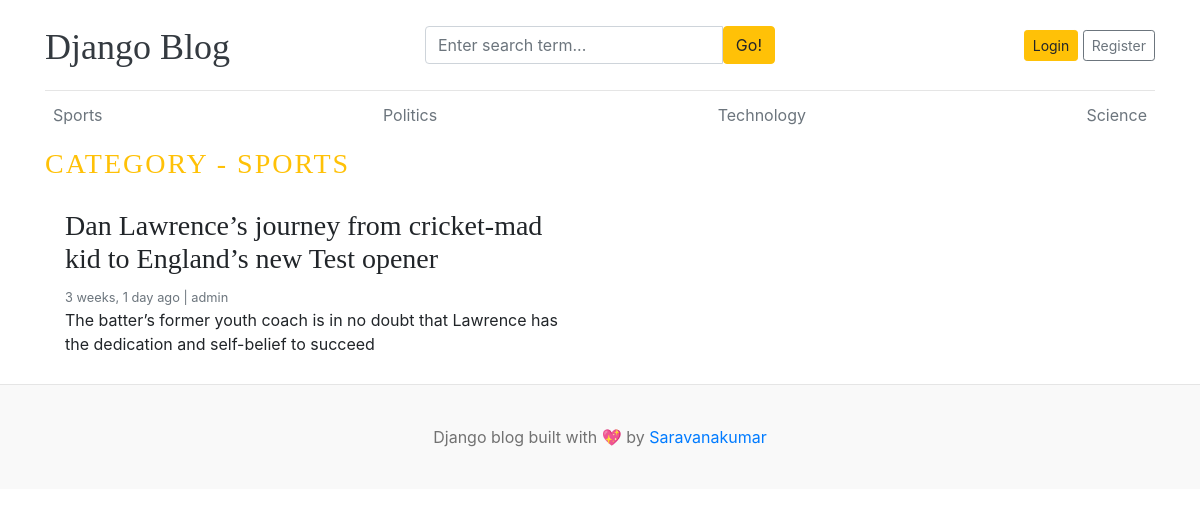
Page /category/1/ on the committed database.
### blogs/models.py (models this page shows, shortened)
class Category(models.Model):
    category_name = models.CharField(max_length=50, unique=True)
    created_at = models.DateTimeField(auto_now_add=True)
    updated_at = models.DateTimeField(auto_now=True)
    class Meta:
        verbose_name_plural = 'categories'
    def __str__(self):
        return self.category_name

class Blog(models.Model):
    title = models.CharField(max_length=100)
    slug = models.SlugField(max_length=150, unique=True, blank=True)
    category = models.ForeignKey(Category, on_delete=models.CASCADE)
    author = models.ForeignKey(User, on_delete=models.CASCADE)
    feature_image = models.ImageField(upload_to='uploads/%Y/%m/%d')
    short_description = models.TextField(max_length=500)
    blog_body = models.TextField(max_length=2000)
    status = models.CharField(max_length=20, choices=STATUS_CHOICES, default="Draft")
    is_featured = models.BooleanField(default=False)
    created_at = models.DateTimeField(auto_now_add=True)
    updated_at = models.DateTimeField(auto_now=True)

### blogs/views.py (the view)
# urls.py: path('<int:category_id>/', views.posts_by_category, name='posts_by_category'),
def posts_by_category(request, category_id):
    posts = Blog.objects.filter(status='Published', category=category_id)
    category = get_object_or_404(Category, pk=category_id)
    context = {
        'posts': posts,
        'category': category,
    }
    return render(request, 'posts_by_category.html', context)

### blogs/context_processors.py (called while the page is built)
def get_categories(request):
    categories = Category.objects.all()
    return dict(categories=categories)

def get_social_links(request):
    social_links = SocialLink.objects.all()
    return dict(social_links=social_links)

### templates/posts_by_category.html (shortened to what this page needs)
{% extends 'base.html' %}
{% block content %}
<h3 class="text-uppercase text-warning" style="letter-spacing: 2px;">Category - {{ category }}</h3>
<div class="row mb-2">
    {% if posts %}
    {% for post in posts %}
    <div class="col-md-6">
        <div class="card border-0">
            <div class="card-body">
                <h3>{{ post.title }}</h3>
                <small class="mb-1 text-muted">{{ post.created_at | timesince }} ago | {{ post.author }}</small>
                <p class="card-text">{{ post.short_description | truncatewords:25 }}</p>
            </div>
        </div>
    </div>
    {% endfor %}
    {% else %}
    <p>no posts found</p>
    {% endif %}
</div>
</div>
{% endblock %}

### templates/base.html (shortened to what this page needs)
{% load static %}
<!DOCTYPE html>
<html lang="en">
<head>
    <link href="https://getbootstrap.com/docs/4.0/dist/css/bootstrap.min.css" rel="stylesheet">
    <link href="{% static 'css/blog.css' %}" rel="stylesheet">
    <link rel="stylesheet" href="https://cdnjs.cloudflare.com/ajax/libs/font-awesome/4.7.0/css/font-awesome.min.css">
</head>
<body>
    <div class="container">
        <header class="blog-header py-3">
            <div class="row flex-nowrap justify-content-between align-items-center">
                <div class="col-4 pt-1">
                    <a class="blog-header-logo text-dark" href="/">Django Blog</a>
                </div>
                <div class="col-4">
                    <form action="{% url 'search' %}" method="get">
                        <div class="input-group">
                            <input class="form-control" type="text" name="keyword" value="{{ keyword }}"
                                placeholder="Enter search term..." aria-label="Enter search term..."
                                aria-describedby="button-search" />
                            <button type="submit" class="btn btn-warning" id="button-search" type="button">Go!</button>
                        </div>
                    </form>
                </div>
                <div class="col-4 d-flex justify-content-end align-items-center">
                    {% if not user.is_authenticated %}
                    <a class="btn btn-sm btn-warning" href="{% url 'login' %}">Login</a> &nbsp;
                    <a class="btn btn-sm btn-outline-secondary" href="{% url 'register' %}">Register</a>
                    {% else %}
                    {% if user.is_staff or user.is_superuser %}
                    <span><a href="{% url 'dashboard' %}">Dashboard</a></span>
                    {% endif %}
                    &emsp;
                    <span><a href="{% url 'logout' %}">Logout</a></span>
                    {% endif %}
                </div>
            </div>
        </header>
        <div class="nav-scroller py-1 mb-2">
            <nav class="nav d-flex justify-content-between">
                {% for cat in categories %}
                <a class="p-2 text-muted" href="{% url 'posts_by_category' cat.id %}">{{ cat.category_name }}</a>
                {% endfor %}
            </nav>
        </div>
        {% block content %}
        {% endblock %}
        <footer class="blog-footer">
            <p>Django blog built with 💖 by <a href="#">Saravanakumar</a></p>
        </footer>
</body>
</html>

### blog_main/static/css/blog.css (style rules this page uses)
.blog-header { border-bottom: 1px solid #e5e5e5; }
.blog-header-logo { font-family: "Playfair Display", Georgia, "Times New Roman", serif; font-size: 2.25rem; }
h1, h2, h3, h4, h5, h6 { font-family: "Playfair Display", Georgia, "Times New Roman", serif; }
.blog-footer { padding: 2.5rem 0; color: #727272; text-align: center; background-color: #f9f9f9; border-top: .05rem solid #e5e5e5; }
.blog-footer p:last-child { margin-bottom: 0; }

### rows in the picture
Category: category_name "Sports", category_name "SPORTS"
Category: category_name "Politics"
Category: category_name "Technology"
Category: category_name "Science"
Blog: title "Dan Lawrence’s journey from cricket-mad kid to England’s new Test opener", created_at "3 weeks, 1 day", author "admin", short_description "The batter’s former youth coach is in no doubt that Lawrence has the dedication and self-belief to succeed"
